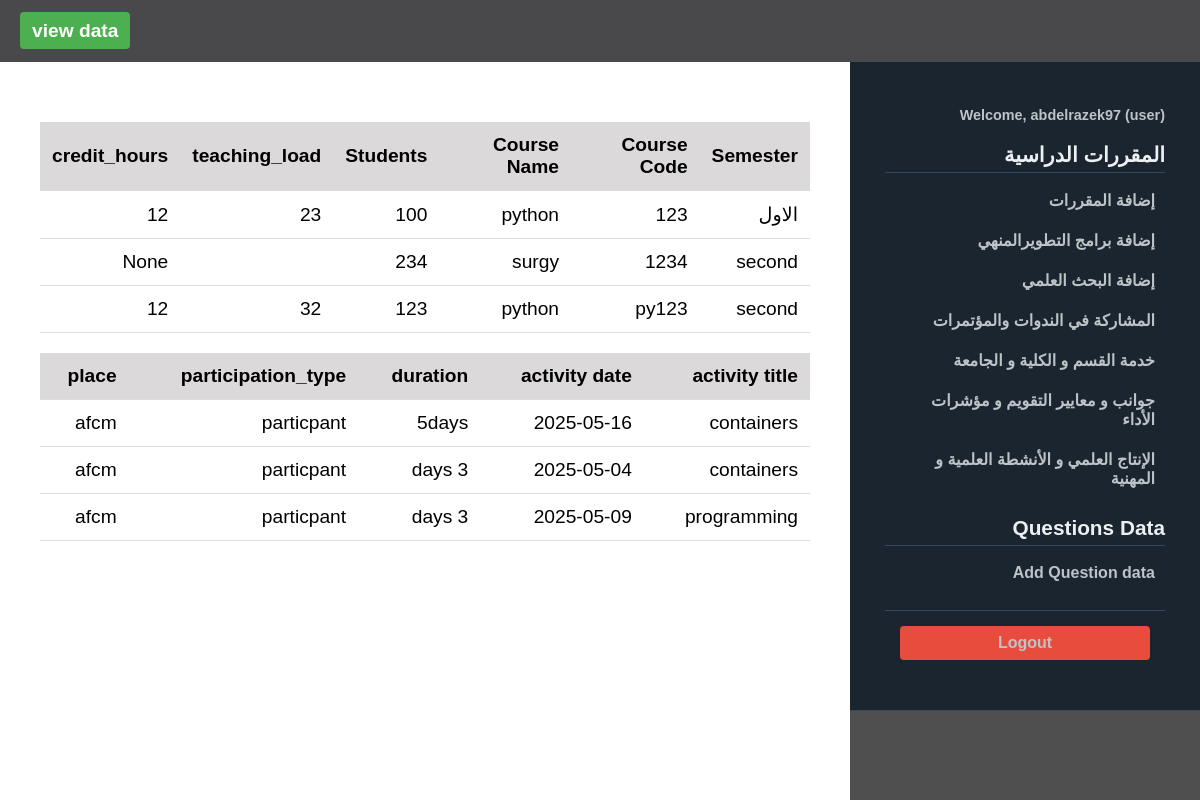
/view (signed in), run on an earlier commit of the app's database.
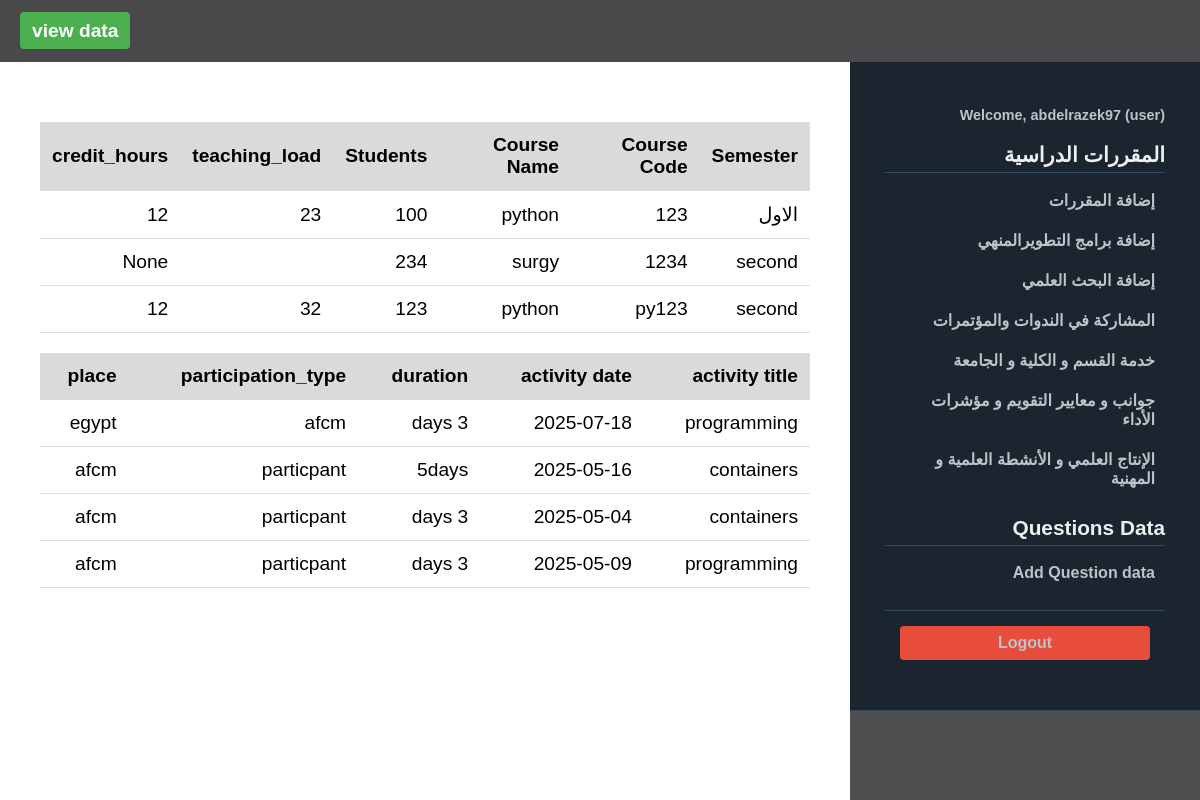
And on a later commit of the database.
### tables this page shows
CREATE TABLE academic_data (
            id INTEGER PRIMARY KEY AUTOINCREMENT,
            user_id INTEGER NOT NULL,
            semester TEXT NOT NULL,
            course_code TEXT NOT NULL,
            num_students INTEGER,
            teaching_load INTEGER,
            course_name TEXT,
            semester_type TEXT,
            credit_hours INTEGER,
            created_at TEXT DEFAULT CURRENT_TIMESTAMP,
            FOREIGN KEY (user_id) REFERENCES users (id)
        );

CREATE TABLE activity_data (
            id INTEGER PRIMARY KEY AUTOINCREMENT,
            user_id INTEGER NOT NULL,
            activity_title TEXT,
            activity_date TEXT,
            duration TEXT,
            participation_type TEXT,
            place TEXT,
            created_at TEXT DEFAULT CURRENT_TIMESTAMP,
            FOREIGN KEY (user_id) REFERENCES users (id)
        );

CREATE TABLE users (
            id INTEGER PRIMARY KEY AUTOINCREMENT,
            username TEXT UNIQUE NOT NULL,
            password TEXT NOT NULL,
            role TEXT NOT NULL DEFAULT 'user',
            full_name TEXT
        );

### app.py (the view)
@app.route('/view')
@login_required
def view_data():
    conn = get_db_connection()
    if session.get('role') == 'admin':
        semseters = conn.execute('''
            SELECT academic_data.*, users.username, users.full_name
            FROM academic_data
            JOIN users ON academic_data.user_id = users.id
            ORDER BY academic_data.created_at DESC
        ''').fetchall()
        activity = conn.execute('''
            SELECT activity_data.*, users.username, users.full_name
            FROM activity_data
            JOIN users ON activity_data.user_id = users.id
            ORDER BY activity_data.created_at DESC
        ''').fetchall()
    else:
        semseters = conn.execute('''
            SELECT academic_data.*, users.username, users.full_name
            FROM academic_data
            JOIN users ON academic_data.user_id = users.id
            WHERE academic_data.user_id = ?
            ORDER BY academic_data.created_at DESC
        ''', (session['user_id'],)).fetchall()
        activity = conn.execute('''
            SELECT activity_data.*, users.username, users.full_name
            FROM activity_data
            JOIN users ON activity_data.user_id = users.id
            WHERE activity_data.user_id = ?
            ORDER BY activity_data.created_at DESC
        ''', (session['user_id'],)).fetchall()
    conn.close()
    return render_template('view_data.html', semseters=semseters,activity=activity)

### app.py (called while the page is built)
def get_db_connection():
    conn = sqlite3.connect(DATABASE)
    conn.row_factory = sqlite3.Row
    return conn

def login_required(f):
    @wraps(f)
    def decorated_function(*args, **kwargs):
        if 'user_id' not in session:
            flash('Please log in to access this page.', 'danger')
            return redirect(url_for('login'))
        return f(*args, **kwargs)
    return decorated_function

### templates/view_data.html (shortened to what this page needs)
{% extends "base.html" %}
{% block content %}
    {% if semseters %}
<div class="table-content" >
        <table>
            <thead>
                <tr>
                    <th>Semester</th>
                    <th>Course Code</th>
                    <th>Course Name</th>
                    <th>Students</th>
                    <th>teaching_load</th>
                    <th>credit_hours</th>
                </tr>
            </thead>
            <tbody>
                {% for item in semseters %}
                <tr>
                    <td>{{ item['semester'] }}</td>
                    <td>{{ item['course_code'] }}</td>
                    <td>{{ item['course_name'] }}</td>
                    <td>{{ item['num_students'] }}</td>
                    <td>{{ item['teaching_load'] }}</td>
                    <td>{{ item['credit_hours'] }}</td>
                </tr>
                {% endfor %}
            </tbody>
        </table>
        <table>
            <thead>
                <tr>
                    <th>activity title</th>
                    <th>activity date</th>
                    <th>duration</th>
                    <th>participation_type</th>
                    <th>place</th>
                </tr>
            </thead>
            <tbody>
                {% for item in activity %}
                <tr>
                    <td> {{ item['activity_title'] }}</td>
                    <td>{{ item['activity_date'] }}</td>
                    <td>{{ item['duration'] }}</td>
                    <td>{{ item['participation_type'] }}</td>
                    <td>{{ item['place'] }}</td>
                </tr>
                {% endfor %}
            </tbody>
        </table>
</div>
    {% else %}
        <h2>لا توجد بيانات مسجلة , {% if session.get('role') == 'admin' %}<a href="{{ url_for('add_data') }}">Add some data</a>{% endif %}</h2>
        {% endif %}
{% endblock %}

### templates/base.html (shortened to what this page needs)
<!DOCTYPE html>
<html lang="en" dir="ltr">
<head>
    <link rel="stylesheet" href="{{ url_for('static', filename='styles.css') }}">
</head>
<body>
    <div class="navbar">
                {% if 'user_id' in session %}
                    <a href="{{ url_for('view_data') }}" class="nav-button">view data</a>
                {% else %}
                    <a href="{{ url_for('login') }}" class="nav-button">Login</a>
                    <a href="{{ url_for('register') }}" class="nav-button">Register</a>
                {% endif %}
    </div>
        <div class="container">
                <div class="content">
                    {% block content %}{% endblock %}
                </div>
            <div class="sidebar">
           {% if session.get('role') == 'admin' %}
                    {% include 'admin_sidebar.html' %}
            {% else %}
                    {% include 'sidebar.html' %}
            {% endif %}
                </div>
        </div>
</body>
</html>

### templates/sidebar.html (shortened to what this page needs)
 <aside class="sidebar" >
    <div class="sidebar-header">
    <nav class="sidebar-nav">
        {% if 'user_id' in session %}
            <div class="nav-section">
                {% if 'user_id' in session %}
                <div class="user-info">
                    Welcome, {{ session.get('username') }} ({{ session.get('role') }})
                </div>
            {% endif %}
        </div>
                <h2>المقررات الدراسية</h2>
                <ul>
                    <li><a href="{{url_for('semester_data')}}">إضافة المقررات</a></li>
                    <li><a href="{{url_for('activity_data')}}">إضافة برامج التطويرالمنهي</a></li>
                    <li><a href="{{url_for('program_data')}}">إضافة البحث العلمي</a></li>
                    <li><a href="{{url_for('prticipation_data')}}"> المشاركة في الندوات والمؤتمرات</a></li>
                    <li><a href="{{url_for('University_Service')}}">خدمة القسم و الكلية و الجامعة</a></li>
                    <li><a href="{{url_for('cirteria_data')}}">جوانب و معايير التقويم و مؤشرات الأداء</a></li>
                    <li><a href="{{url_for('Scientific_production_data')}}"> الإنتاج العلمي و الأنشطة العلمية و المهنية </a></li>
                </ul>
                <h2>Questions Data</h2>
                <ul>
                    <li><a href="{{url_for('add_question')}}">Add Question data</a></li>
                </ul>
                <div class="sidebar-footer">
                    <a href="{{ url_for('logout') }}" class="logout-button">Logout</a>
                </div>
            </div>
        {% else %}
            <div class="auth-links">
                <a href="{{ url_for('login') }}" class="button">Login</a>
                <a href="{{ url_for('register') }}" class="button">Register</a>
            </div>
        {% endif %}
</aside>

### static/styles.css (style rules this page uses)
body { font-family: 'Arial', sans-serif; margin: 0; padding: 0; background-color: #f5f5f5; }
.navbar { background-color: #49494b; padding: 20px; text-align: left; font-weight: bold; font-size: 1.2em; }
.container { display: flex; height: calc(100vh - 60px); }
.content { flex: 1; background-color: white; display: flex; padding: 20px; justify-content: center; align-items: top; font-size: 1.2em; direction: rtl; }
.table-content { flex: 1; background-color: white; display: block; padding: 20px; font-size: 1em; text-align:right; direction:rtl; }
.sidebar { width: 350px; right: 0; background-color: #4f4f4f; color: white; display: block; justify-content: center; align-items: center; font-weight: bold; direction: rtl; }
.nav-button { background-color: #4CAF50; color: white; padding: 8px 12px; border-radius: 4px; text-decoration: none; transition: background-color 0.3s; }
.sidebar-header { padding: 20px; background-color: #1a252f; border-bottom: 1px solid #34495e; }
.user-info { margin-top: 10px; font-size: 0.9rem; color: #bdc3c7; }
.sidebar-nav { padding: 15px; }
.sidebar-nav h2 { font-size: 1.3rem; color: #ecf0f1; margin: 20px 0 10px 0; padding-bottom: 5px; border-bottom: 1px solid #34495e; }
.sidebar-nav ul { list-style: none; padding: 0; margin: 0; }
.sidebar-nav li { margin-bottom: 5px; }
.sidebar-nav a { display: block; padding: 8px 10px; color: #bdc3c7; text-decoration: none; border-radius: 4px; transition: all 0.3s; }
.sidebar-footer { padding: 15px; margin-top: 20px; border-top: 1px solid #34495e; }
table { width: 100%; border-collapse: collapse; margin-top: 20px; direction: rtl; }
th, td { padding: 12px; text-align: right; border-bottom: 1px solid #ddd; }
th { background-color: #dbd9d9; font-weight: bold; }
.logout-button { display: block; background-color: #e74c3c; color: white; padding: 8px 15px; border-radius: 4px; text-decoration: none; text-align: center; transition: background-color 0.3s; }

What changed in the data, as far as the page shows it:
added activity_data: activity_title "programming", activity_date "2025-07-18", duration "3 days", participation_type "afcm", place "egypt"
